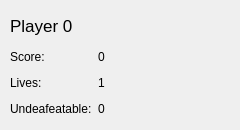
<?xml version="1.0" encoding="UTF-8"?>
<ui version="4.0">
 <class>ScoreBoard</class>
 <widget class="QWidget" name="ScoreBoard">
  <property name="geometry">
   <rect>
    <x>0</x>
    <y>0</y>
    <width>240</width>
    <height>130</height>
   </rect>
  </property>
  <property name="minimumSize">
   <size>
    <width>240</width>
    <height>130</height>
   </size>
  </property>
  <property name="maximumSize">
   <size>
    <width>240</width>
    <height>130</height>
   </size>
  </property>
  <property name="windowTitle">
   <string>ScoreBoard</string>
  </property>
  <widget class="QWidget" name="verticalLayoutWidget_2">
   <property name="geometry">
    <rect>
     <x>0</x>
     <y>1</y>
     <width>260</width>
     <height>230</height>
    </rect>
   </property>
   <layout class="QVBoxLayout" name="MainLayout">
    <property name="leftMargin">
     <number>10</number>
    </property>
    <property name="topMargin">
     <number>10</number>
    </property>
    <property name="rightMargin">
     <number>10</number>
    </property>
    <property name="bottomMargin">
     <number>10</number>
    </property>
    <item>
     <widget class="QLabel" name="PlayerName">
      <property name="sizePolicy">
       <sizepolicy hsizetype="Preferred" vsizetype="Minimum">
        <horstretch>0</horstretch>
        <verstretch>0</verstretch>
       </sizepolicy>
      </property>
      <property name="maximumSize">
       <size>
        <width>16777215</width>
        <height>30</height>
       </size>
      </property>
      <property name="font">
       <font>
        <pointsize>13</pointsize>
        <kerning>true</kerning>
       </font>
      </property>
      <property name="text">
       <string>Player 0</string>
      </property>
      <property name="scaledContents">
       <bool>true</bool>
      </property>
     </widget>
    </item>
    <item>
     <layout class="QFormLayout" name="FormLayout">
      <item row="0" column="0">
       <widget class="QLabel" name="ScoreLabel">
        <property name="minimumSize">
         <size>
          <width>70</width>
          <height>20</height>
         </size>
        </property>
        <property name="text">
         <string>Score:</string>
        </property>
       </widget>
      </item>
      <item row="0" column="1">
       <widget class="QLabel" name="Score">
        <property name="minimumSize">
         <size>
          <width>0</width>
          <height>20</height>
         </size>
        </property>
        <property name="text">
         <string>0</string>
        </property>
       </widget>
      </item>
      <item row="1" column="1">
       <widget class="QLabel" name="Lives">
        <property name="minimumSize">
         <size>
          <width>0</width>
          <height>20</height>
         </size>
        </property>
        <property name="text">
         <string>1</string>
        </property>
       </widget>
      </item>
      <item row="1" column="0">
       <widget class="QLabel" name="LivesLabel">
        <property name="minimumSize">
         <size>
          <width>70</width>
          <height>20</height>
         </size>
        </property>
        <property name="text">
         <string>Lives:</string>
        </property>
       </widget>
      </item>
      <item row="2" column="0">
       <widget class="QLabel" name="UndefeatableLabel">
        <property name="minimumSize">
         <size>
          <width>70</width>
          <height>20</height>
         </size>
        </property>
        <property name="text">
         <string>Undeafeatable:</string>
        </property>
       </widget>
      </item>
      <item row="2" column="1">
       <widget class="QLabel" name="UndefeatableTime">
        <property name="minimumSize">
         <size>
          <width>70</width>
          <height>20</height>
         </size>
        </property>
        <property name="text">
         <string>0</string>
        </property>
       </widget>
      </item>
     </layout>
    </item>
   </layout>
  </widget>
 </widget>
 <resources/>
 <connections/>
</ui>
